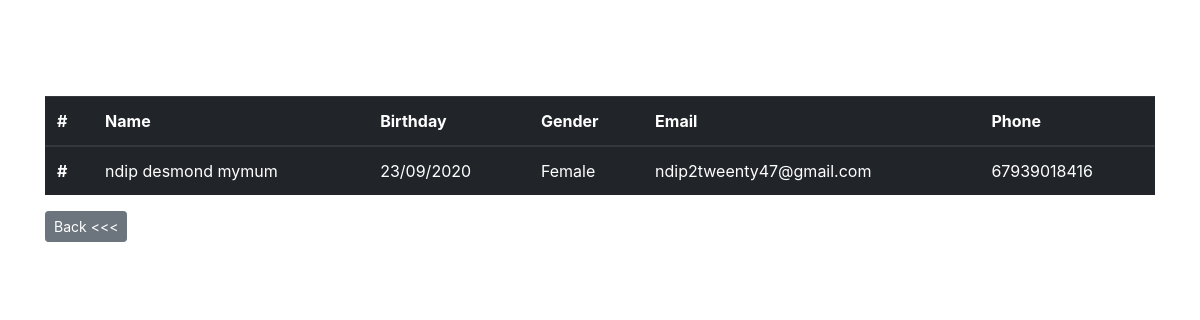
Page /view_data/27/ (signed in) on the committed database.
### register_form/models.py (models this page shows, shortened)
class SubmissionFormModel(models.Model):
    name = models.CharField(max_length=255)
    birthday = models.CharField(max_length=255)
    gender = models.CharField(max_length=255)
    email = models.EmailField()
    phone = models.IntegerField()

### register_form/views.py (the view)
# urls.py: path('view_data/<str:data_id>/', views.detail_view, name='detail_view'),
@login_required(login_url='login')
def detail_view(request, data_id):
    get_singe_data = SubmissionFormModel.objects.get(id=data_id)
    return render(request, 'detail_view.html', {'get_singe_data': get_singe_data})

### register_form/templates/detail_view.html (shortened to what this page needs)
<!doctype html>
<html lang="en">
  <head>
    <link rel="stylesheet" href="https://maxcdn.bootstrapcdn.com/bootstrap/4.0.0/css/bootstrap.min.css">
  </head>
  <body>
    <div class="container">
        <br>
        <br>
<table class="table table-dark mt-5 pt-5">
  <thead>
    <tr>
        <th scope="col">#</th>
        <th scope="col">Name</th>
        <th scope="col">Birthday</th>
        <th scope="col">Gender</th>
        <th scope="col">Email</th>
        <th scope="col">Phone</th>
    </tr>
  </thead>
  <tbody>
    <tr>
      <th scope="row">#</th>
        <td>{{get_singe_data.name}}</td>
        <td>{{get_singe_data.birthday}}</td>
        <td>{{get_singe_data.gender}}</td>
        <td>{{get_singe_data.email}}</td>
        <td>{{get_singe_data.phone}}</td>
    </tr>
  </tbody>
</table>
        <a href="{%url 'view_data' %}"><button type="button" class="btn btn-secondary btn-sm" >Back <<<</button></a>
</div>
  </body>
</html>

### rows in the picture
SubmissionFormModel: name "ndip desmond mymum", birthday "23/09/2020", gender "Female", email "ndip2tweenty47@gmail.com", phone "67939018416"
